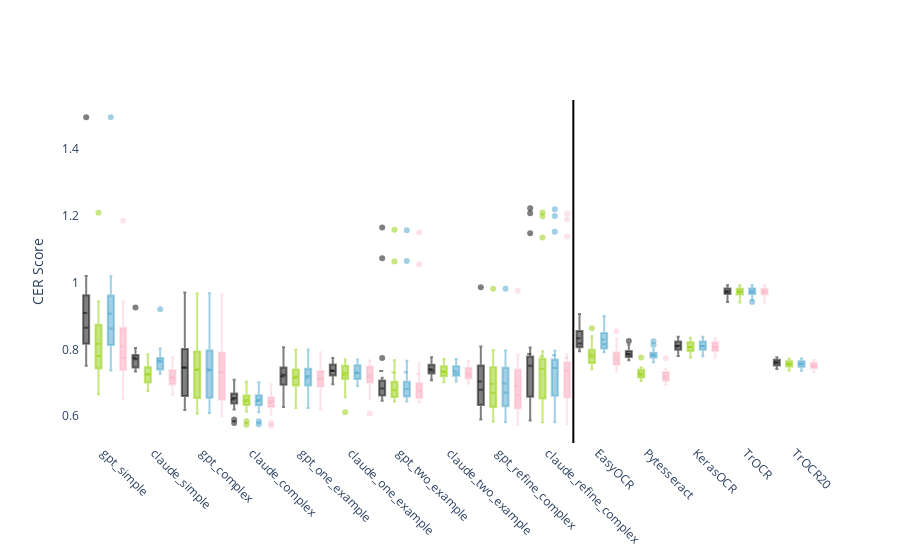

Notebook source saved alongside this figure:
### Code cell
import plotly.graph_objects as go
import pandas as pd

# Add 'source' column to differentiate datasets

cer_all['source'] = 'Only Stripped'
cer_lower['source'] = 'Lowered'
cer_unidecoded['source'] = 'Unidecoded'
cer_normalized['source'] = 'Normalized'

# Combine the datasets
combined_cer = pd.concat([cer_all, cer_lower, cer_unidecoded, cer_normalized])

# Define orders for the models and OCR methods
llm_order = ['gpt_simple', 'claude_simple', 'gpt_complex', 'claude_complex',
             'gpt_one_example', 'claude_one_example', 'gpt_two_example', 'claude_two_example',
             'gpt_refine_complex', 'claude_refine_complex']
ocr_order = ['EasyOCR', 'Pytesseract', 'KerasOCR', 'TrOCR']
ocr_ft_order = ['TrOCR20', 'TrOCR50']
model_order = llm_order + ocr_order + ocr_ft_order

# Define colors for each source
n3_color = "rgba(0,0,0, 0.5)"  # Gray
lower_color = "rgba(143,206,0, 0.5)"  # Green
unide_color = "rgba(67, 162, 202, 0.5)"  # Blue
norm_color = "rgba(250, 159, 181, 0.3)"  # Pink

# Mapping for source colors
source_colors = {
    'Only Stripped': n3_color,
    'Lowered': lower_color,
    'Unidecoded': unide_color,
    'Normalized': norm_color
}

# Create the figure
fig = go.Figure()

# Track the x-axis positions
x_positions = []
tick_labels = []

# Loop through models and sources
x_index = 0
for model in model_order:
    for source in ['Only Stripped', 'Lowered', 'Unidecoded', 'Normalized']:
        color = source_colors[source]
        # Add box plot trace
        fig.add_trace(go.Box(
            x=[x_index] * len(combined_cer[(combined_cer['model'] == model) & (combined_cer['source'] == source)]['cer']),
            y=combined_cer[(combined_cer['model'] == model) & (combined_cer['source'] == source)]['cer'],
            name=f"{model} ({source})",
            boxmean=True,
            marker=dict(color=color),
            showlegend=False
        ))
        x_positions.append(x_index)
        x_index += 1
    
    # Add the model label at the middle of the group
    tick_labels.append(model)

# Add legend entries manually for the sources
for source, color in source_colors.items():
    fig.add_trace(go.Box(
        y=[None],  # No data
        name=source,
        marker=dict(color=color),
        showlegend=False
    ))

# Update layout
fig.update_layout(
    # title='Comparison of CER Scores for Different Models (Lowered vs. Unidecoded vs. Normalized)',
    # xaxis_title='Model',
    yaxis_title='CER Score',
    # yaxis = dict(range=[-0.5, 2]),
    plot_bgcolor='rgba(0,0,0,0)',
    xaxis=dict(
        tickvals=[4 * i + 1.5 for i in range(len(model_order))],  # Center the label for each model
        ticktext=tick_labels,
        tickangle=45
    ),
    shapes=[
        dict(
            type="line",
            x0=len(llm_order) * 4 - 0.5,
            x1=len(llm_order) * 4 - 0.5,
            y0=0,
            y1=1,
            xref="x",
            yref="paper",
            line=dict(color="black", width=2)
        )
    ]
)

fig.show()

### Figure 1 — Plotly figure (JSON) as saved in the notebook; plotly's stock layout.template omitted (floating-point values rounded to 4 significant figures)
{"data": [{"boxmean": true, "marker": {"color": "rgba(0,0,0, 0.5)"}, "name": "gpt_simple (Only Stripped)", "showlegend": false, "type": "box", "x": [0, 0, 0, 0, 0, 0, 0, 0, 0, 0, 0, 0, 0, 0, 0, 0, 0, 0, 0], "y": [0.9216, 0.9777, 0.8649, 0.9545, 1.496, 0.7811, 0.8481, 0.8536, 0.9647, 0.7509, 0.9438, 0.8228, 0.8311, 0.8152, 1.02, 0.874, 0.8046, 0.9693, 0.7827]}, {"boxmean": true, "marker": {"color": "rgba(143,206,0, 0.5)"}, "name": "gpt_simple (Lowered)", "showlegend": false, "type": "box", "x": [1, 1, 1, 1, 1, 1, 1, 1, 1, 1, 1, 1, 1, 1, 1, 1, 1, 1, 1], "y": [0.7526, 0.9438, 0.8271, 0.8441, 1.21, 0.6971, 0.7804, 0.8323, 0.9009, 0.6654, 0.8742, 0.7601, 0.749, 0.7462, 0.873, 0.7366, 0.7418, 0.9049, 0.6848]}, {"boxmean": true, "marker": {"color": "rgba(67, 162, 202, 0.5)"}, "name": "gpt_simple (Unidecoded)", "showlegend": false, "type": "box", "x": [2, 2, 2, 2, 2, 2, 2, 2, 2, 2, 2, 2, 2, 2, 2, 2, 2, 2, 2], "y": [0.9216, 0.9777, 0.8628, 0.9533, 1.496, 0.7789, 0.8429, 0.8506, 0.9647, 0.7369, 0.9438, 0.8205, 0.8283, 0.8104, 1.019, 0.8735, 0.8029, 0.9688, 0.7758]}, {"boxmean": true, "marker": {"color": "rgba(250, 159, 181, 0.3)"}, "name": "gpt_simple (Normalized)", "showlegend": false, "type": "box", "x": [3, 3, 3, 3, 3, 3, 3, 3, 3, 3, 3, 3, 3, 3, 3, 3, 3, 3, 3], "y": [0.7426, 0.9438, 0.8255, 0.843, 1.186, 0.6871, 0.7742, 0.8293, 0.9, 0.6496, 0.8697, 0.7505, 0.7438, 0.7414, 0.8489, 0.7169, 0.7368, 0.9038, 0.6727]}, {"boxmean": true, "marker": {"color": "rgba(0,0,0, 0.5)"}, "name": "claude_simple (Only Stripped)", "showlegend": false, "type": "box", "x": [4, 4, 4, 4, 4, 4, 4, 4, 4, 4, 4, 4, 4, 4, 4, 4, 4, 4, 4], "y": [0.7721, 0.7421, 0.7401, 0.7426, 0.7435, 0.7839, 0.7653, 0.8045, 0.7869, 0.7937, 0.9258, 0.777, 0.7702, 0.7804, 0.7697, 0.7707, 0.7335, 0.7536, 0.7613]}, {"boxmean": true, "marker": {"color": "rgba(143,206,0, 0.5)"}, "name": "claude_simple (Lowered)", "showlegend": false, "type": "box", "x": [5, 5, 5, 5, 5, 5, 5, 5, 5, 5, 5, 5, 5, 5, 5, 5, 5, 5, 5], "y": [0.7193, 0.7341, 0.6813, 0.6748, 0.7361, 0.7358, 0.7003, 0.7578, 0.7274, 0.7857, 0.7787, 0.701, 0.6933, 0.7077, 0.7028, 0.7593, 0.7257, 0.7495, 0.6918]}, {"boxmean": true, "marker": {"color": "rgba(67, 162, 202, 0.5)"}, "name": "claude_simple (Unidecoded)", "showlegend": false, "type": "box", "x": [6, 6, 6, 6, 6, 6, 6, 6, 6, 6, 6, 6, 6, 6, 6, 6, 6, 6, 6], "y": [0.7632, 0.7341, 0.732, 0.7361, 0.7267, 0.7656, 0.7586, 0.803, 0.7815, 0.7839, 0.9202, 0.7756, 0.7639, 0.7704, 0.7657, 0.7567, 0.7285, 0.749, 0.7561]}, {"boxmean": true, "marker": {"color": "rgba(250, 159, 181, 0.3)"}, "name": "claude_simple (Normalized)", "showlegend": false, "type": "box", "x": [7, 7, 7, 7, 7, 7, 7, 7, 7, 7, 7, 7, 7, 7, 7, 7, 7, 7, 7], "y": [0.7093, 0.7272, 0.6731, 0.6649, 0.7187, 0.7164, 0.6941, 0.7538, 0.7206, 0.7753, 0.7624, 0.696, 0.687, 0.6962, 0.6978, 0.7438, 0.7196, 0.7417, 0.6819]}, {"boxmean": true, "marker": {"color": "rgba(0,0,0, 0.5)"}, "name": "gpt_complex (Only Stripped)", "showlegend": false, "type": "box", "x": [8, 8, 8, 8, 8, 8, 8, 8, 8, 8, 8, 8, 8, 8, 8, 8, 8, 8, 8], "y": [0.7476, 0.753, 0.6321, 0.9708, 0.8902, 0.7584, 0.7352, 0.8347, 0.6481, 0.6807, 0.8775, 0.8155, 0.6984, 0.6182, 0.7446, 0.6529, 0.7468, 0.7427, 0.6194]}, {"boxmean": true, "marker": {"color": "rgba(143,206,0, 0.5)"}, "name": "gpt_complex (Lowered)", "showlegend": false, "type": "box", "x": [9, 9, 9, 9, 9, 9, 9, 9, 9, 9, 9, 9, 9, 9, 9, 9, 9, 9, 9], "y": [0.7399, 0.7479, 0.6278, 0.9673, 0.8841, 0.7496, 0.7279, 0.8298, 0.6428, 0.6734, 0.8719, 0.8086, 0.6921, 0.6066, 0.7397, 0.6477, 0.7396, 0.7334, 0.6078]}, {"boxmean": true, "marker": {"color": "rgba(67, 162, 202, 0.5)"}, "name": "gpt_complex (Unidecoded)", "showlegend": false, "type": "box", "x": [10, 10, 10, 10, 10, 10, 10, 10, 10, 10, 10, 10, 10, 10, 10, 10, 10, 10, 10], "y": [0.7415, 0.749, 0.6234, 0.9685, 0.8855, 0.7496, 0.73, 0.8318, 0.6423, 0.6709, 0.8742, 0.8127, 0.695, 0.614, 0.7377, 0.6498, 0.7374, 0.7318, 0.6095]}, {"boxmean": true, "marker": {"color": "rgba(250, 159, 181, 0.3)"}, "name": "gpt_complex (Normalized)", "showlegend": false, "type": "box", "x": [11, 11, 11, 11, 11, 11, 11, 11, 11, 11, 11, 11, 11, 11, 11, 11, 11, 11, 11], "y": [0.7337, 0.7433, 0.617, 0.9644, 0.8788, 0.7402, 0.7211, 0.8263, 0.638, 0.6648, 0.8663, 0.8063, 0.687, 0.6008, 0.7338, 0.6436, 0.7301, 0.7214, 0.5997]}, {"boxmean": true, "marker": {"color": "rgba(0,0,0, 0.5)"}, "name": "claude_complex (Only Stripped)", "showlegend": false, "type": "box", "x": [12, 12, 12, 12, 12, 12, 12, 12, 12, 12, 12, 12, 12, 12, 12, 12, 12, 12, 12], "y": [0.6576, 0.6544, 0.6283, 0.6392, 0.7086, 0.6368, 0.6566, 0.6764, 0.6974, 0.6197, 0.6562, 0.6424, 0.6841, 0.6419, 0.6634, 0.641, 0.6691, 0.5894, 0.5794]}, {"boxmean": true, "marker": {"color": "rgba(143,206,0, 0.5)"}, "name": "claude_complex (Lowered)", "showlegend": false, "type": "box", "x": [13, 13, 13, 13, 13, 13, 13, 13, 13, 13, 13, 13, 13, 13, 13, 13, 13, 13, 13], "y": [0.6526, 0.6493, 0.624, 0.6328, 0.7026, 0.6335, 0.6498, 0.67, 0.6912, 0.6136, 0.6517, 0.6369, 0.6772, 0.6356, 0.659, 0.6364, 0.663, 0.5842, 0.5742]}, {"boxmean": true, "marker": {"color": "rgba(67, 162, 202, 0.5)"}, "name": "claude_complex (Unidecoded)", "showlegend": false, "type": "box", "x": [14, 14, 14, 14, 14, 14, 14, 14, 14, 14, 14, 14, 14, 14, 14, 14, 14, 14, 14], "y": [0.6543, 0.6533, 0.6256, 0.634, 0.7013, 0.6318, 0.6504, 0.6744, 0.6955, 0.6117, 0.65, 0.6397, 0.6789, 0.6398, 0.6599, 0.6369, 0.6635, 0.5847, 0.5753]}, {"boxmean": true, "marker": {"color": "rgba(250, 159, 181, 0.3)"}, "name": "claude_complex (Normalized)", "showlegend": false, "type": "box", "x": [15, 15, 15, 15, 15, 15, 15, 15, 15, 15, 15, 15, 15, 15, 15, 15, 15, 15, 15], "y": [0.6498, 0.6481, 0.6197, 0.6276, 0.6952, 0.6274, 0.6441, 0.6675, 0.6892, 0.605, 0.6455, 0.6337, 0.672, 0.6319, 0.6555, 0.6307, 0.6569, 0.5795, 0.5707]}, {"boxmean": true, "marker": {"color": "rgba(0,0,0, 0.5)"}, "name": "gpt_one_example (Only Stripped)", "showlegend": false, "type": "box", "x": [16, 16, 16, 16, 16, 16, 16, 16, 16, 16, 16, 16, 16, 16, 16, 16, 16, 16], "y": [0.7454, 0.7312, 0.7239, 0.7239, 0.8064, 0.7291, 0.704, 0.6943, 0.6747, 0.66, 0.6483, 0.7976, 0.7553, 0.7578, 0.6271, 0.7079, 0.7079, 0.7451]}, {"boxmean": true, "marker": {"color": "rgba(143,206,0, 0.5)"}, "name": "gpt_one_example (Lowered)", "showlegend": false, "type": "box", "x": [17, 17, 17, 17, 17, 17, 17, 17, 17, 17, 17, 17, 17, 17, 17, 17, 17, 17], "y": [0.7399, 0.7255, 0.7202, 0.7163, 0.7991, 0.7247, 0.7008, 0.6913, 0.6723, 0.6587, 0.6438, 0.7912, 0.7501, 0.7514, 0.624, 0.6996, 0.7048, 0.7375]}, {"boxmean": true, "marker": {"color": "rgba(67, 162, 202, 0.5)"}, "name": "gpt_one_example (Unidecoded)", "showlegend": false, "type": "box", "x": [18, 18, 18, 18, 18, 18, 18, 18, 18, 18, 18, 18, 18, 18, 18, 18, 18, 18], "y": [0.7415, 0.7289, 0.7218, 0.718, 0.7997, 0.7275, 0.7003, 0.6913, 0.6728, 0.6551, 0.6466, 0.7962, 0.7501, 0.7536, 0.6245, 0.6985, 0.7053, 0.7375]}, {"boxmean": true, "marker": {"color": "rgba(250, 159, 181, 0.3)"}, "name": "gpt_one_example (Normalized)", "showlegend": false, "type": "box", "x": [19, 19, 19, 19, 19, 19, 19, 19, 19, 19, 19, 19, 19, 19, 19, 19, 19, 19], "y": [0.7349, 0.7226, 0.718, 0.7104, 0.7917, 0.7214, 0.6956, 0.6888, 0.6709, 0.6538, 0.6421, 0.7889, 0.7438, 0.7478, 0.6204, 0.6907, 0.7022, 0.7289]}, {"boxmean": true, "marker": {"color": "rgba(0,0,0, 0.5)"}, "name": "claude_one_example (Only Stripped)", "showlegend": false, "type": "box", "x": [20, 20, 20, 20, 20, 20, 20, 20, 20, 20, 20, 20, 20, 20, 20, 20, 20, 20], "y": [0.7393, 0.7123, 0.7272, 0.6953, 0.7214, 0.7689, 0.7482, 0.7548, 0.7738, 0.7259, 0.7326, 0.7614, 0.7599, 0.732, 0.7376, 0.7096, 0.7438, 0.7178]}, {"boxmean": true, "marker": {"color": "rgba(143,206,0, 0.5)"}, "name": "claude_one_example (Lowered)", "showlegend": false, "type": "box", "x": [21, 21, 21, 21, 21, 21, 21, 21, 21, 21, 21, 21, 21, 21, 21, 21, 21, 21], "y": [0.7321, 0.706, 0.7218, 0.6112, 0.712, 0.7645, 0.7435, 0.7509, 0.7699, 0.7173, 0.7264, 0.7537, 0.7542, 0.6567, 0.733, 0.7029, 0.7386, 0.7109]}, {"boxmean": true, "marker": {"color": "rgba(67, 162, 202, 0.5)"}, "name": "claude_one_example (Unidecoded)", "showlegend": false, "type": "box", "x": [22, 22, 22, 22, 22, 22, 22, 22, 22, 22, 22, 22, 22, 22, 22, 22, 22, 22], "y": [0.731, 0.706, 0.7202, 0.69, 0.7113, 0.7606, 0.7409, 0.7524, 0.7699, 0.7179, 0.7258, 0.7582, 0.7547, 0.7251, 0.7309, 0.7068, 0.7354, 0.708]}, {"boxmean": true, "marker": {"color": "rgba(250, 159, 181, 0.3)"}, "name": "claude_one_example (Normalized)", "showlegend": false, "type": "box", "x": [23, 23, 23, 23, 23, 23, 23, 23, 23, 23, 23, 23, 23, 23, 23, 23, 23, 23], "y": [0.7237, 0.7003, 0.7142, 0.6077, 0.704, 0.7557, 0.7341, 0.7484, 0.7666, 0.71, 0.7208, 0.75, 0.7484, 0.6519, 0.7268, 0.7007, 0.7297, 0.7005]}, {"boxmean": true, "marker": {"color": "rgba(0,0,0, 0.5)"}, "name": "gpt_two_example (Only Stripped)", "showlegend": false, "type": "box", "x": [24, 24, 24, 24, 24, 24, 24, 24, 24, 24, 24, 24, 24, 24, 24, 24, 24], "y": [0.6509, 0.6539, 0.6796, 0.7151, 0.7743, 0.6993, 0.7034, 0.6665, 0.6883, 1.165, 0.6629, 0.6461, 1.073, 0.6962, 0.683, 0.6819, 0.6576]}, {"boxmean": true, "marker": {"color": "rgba(143,206,0, 0.5)"}, "name": "gpt_two_example (Lowered)", "showlegend": false, "type": "box", "x": [25, 25, 25, 25, 25, 25, 25, 25, 25, 25, 25, 25, 25, 25, 25, 25, 25], "y": [0.6487, 0.6481, 0.6764, 0.7116, 0.7676, 0.6965, 0.7003, 0.661, 0.6858, 1.159, 0.659, 0.6438, 1.064, 0.693, 0.6763, 0.6772, 0.653]}, {"boxmean": true, "marker": {"color": "rgba(67, 162, 202, 0.5)"}, "name": "gpt_two_example (Unidecoded)", "showlegend": false, "type": "box", "x": [26, 26, 26, 26, 26, 26, 26, 26, 26, 26, 26, 26, 26, 26, 26, 26, 26], "y": [0.6481, 0.6521, 0.6786, 0.7128, 0.7656, 0.6965, 0.6998, 0.663, 0.6873, 1.158, 0.6596, 0.6438, 1.065, 0.694, 0.6813, 0.6783, 0.6559]}, {"boxmean": true, "marker": {"color": "rgba(250, 159, 181, 0.3)"}, "name": "gpt_two_example (Normalized)", "showlegend": false, "type": "box", "x": [27, 27, 27, 27, 27, 27, 27, 27, 27, 27, 27, 27, 27, 27, 27, 27, 27], "y": [0.6459, 0.647, 0.6753, 0.7069, 0.7582, 0.6932, 0.6951, 0.6581, 0.6854, 1.15, 0.6551, 0.6415, 1.055, 0.6919, 0.6741, 0.6741, 0.6512]}, {"boxmean": true, "marker": {"color": "rgba(0,0,0, 0.5)"}, "name": "claude_two_example (Only Stripped)", "showlegend": false, "type": "box", "x": [28, 28, 28, 28, 28, 28, 28, 28, 28, 28, 28, 28, 28, 28, 28, 28, 28], "y": [0.7365, 0.7249, 0.7288, 0.721, 0.7294, 0.7767, 0.7388, 0.7484, 0.7757, 0.7332, 0.7281, 0.7614, 0.7611, 0.752, 0.7074, 0.7495, 0.7167]}, {"boxmean": true, "marker": {"color": "rgba(143,206,0, 0.5)"}, "name": "claude_two_example (Lowered)", "showlegend": false, "type": "box", "x": [29, 29, 29, 29, 29, 29, 29, 29, 29, 29, 29, 29, 29, 29, 29, 29, 29], "y": [0.7315, 0.7169, 0.7223, 0.7163, 0.7207, 0.7711, 0.7352, 0.7434, 0.7714, 0.7234, 0.7213, 0.7532, 0.7553, 0.7478, 0.7013, 0.7422, 0.7086]}, {"boxmean": true, "marker": {"color": "rgba(67, 162, 202, 0.5)"}, "name": "claude_two_example (Unidecoded)", "showlegend": false, "type": "box", "x": [30, 30, 30, 30, 30, 30, 30, 30, 30, 30, 30, 30, 30, 30, 30, 30, 30], "y": [0.7276, 0.7186, 0.7212, 0.7163, 0.722, 0.7695, 0.7347, 0.7444, 0.7709, 0.7271, 0.723, 0.7578, 0.757, 0.7467, 0.7035, 0.7427, 0.7115]}, {"boxmean": true, "marker": {"color": "rgba(250, 159, 181, 0.3)"}, "name": "claude_two_example (Normalized)", "showlegend": false, "type": "box", "x": [31, 31, 31, 31, 31, 31, 31, 31, 31, 31, 31, 31, 31, 31, 31, 31, 31], "y": [0.7226, 0.7089, 0.7137, 0.7093, 0.7133, 0.7645, 0.7294, 0.7385, 0.7661, 0.7167, 0.7163, 0.75, 0.7519, 0.743, 0.6974, 0.7344, 0.7028]}, {"boxmean": true, "marker": {"color": "rgba(0,0,0, 0.5)"}, "name": "gpt_refine_complex (Only Stripped)", "showlegend": false, "type": "box", "x": [32, 32, 32, 32, 32, 32, 32, 32, 32, 32, 32, 32, 32, 32, 32, 32, 32, 32, 32], "y": [0.7471, 0.6235, 0.7277, 0.5896, 0.6618, 0.6733, 0.679, 0.6799, 0.6129, 0.9866, 0.7579, 0.7532, 0.7645, 0.664, 0.6762, 0.6105, 0.744, 0.8087, 0.6153]}, {"boxmean": true, "marker": {"color": "rgba(143,206,0, 0.5)"}, "name": "gpt_refine_complex (Lowered)", "showlegend": false, "type": "box", "x": [33, 33, 33, 33, 33, 33, 33, 33, 33, 33, 33, 33, 33, 33, 33, 33, 33, 33, 33], "y": [0.7393, 0.6189, 0.7239, 0.5826, 0.6551, 0.6656, 0.6696, 0.6725, 0.608, 0.9817, 0.75, 0.7482, 0.7565, 0.6535, 0.6673, 0.6049, 0.7401, 0.7978, 0.6043]}, {"boxmean": true, "marker": {"color": "rgba(67, 162, 202, 0.5)"}, "name": "gpt_refine_complex (Unidecoded)", "showlegend": false, "type": "box", "x": [34, 34, 34, 34, 34, 34, 34, 34, 34, 34, 34, 34, 34, 34, 34, 34, 34, 34, 34], "y": [0.7415, 0.6212, 0.7212, 0.582, 0.6537, 0.6705, 0.6712, 0.671, 0.6075, 0.9817, 0.7517, 0.7459, 0.7582, 0.6567, 0.6688, 0.6085, 0.7396, 0.7968, 0.606]}, {"boxmean": true, "marker": {"color": "rgba(250, 159, 181, 0.3)"}, "name": "gpt_refine_complex (Normalized)", "showlegend": false, "type": "box", "x": [35, 35, 35, 35, 35, 35, 35, 35, 35, 35, 35, 35, 35, 35, 35, 35, 35, 35, 35], "y": [0.7337, 0.6155, 0.7169, 0.575, 0.6457, 0.6628, 0.6602, 0.664, 0.6017, 0.9756, 0.7444, 0.7413, 0.7501, 0.6451, 0.6599, 0.6028, 0.7351, 0.7848, 0.5962]}, {"boxmean": true, "marker": {"color": "rgba(0,0,0, 0.5)"}, "name": "claude_refine_complex (Only Stripped)", "showlegend": false, "type": "box", "x": [36, 36, 36, 36, 36, 36, 36, 36, 36, 36, 36, 36, 36, 36, 36, 36, 36, 36, 36], "y": [0.771, 0.6544, 0.6699, 0.6918, 0.781, 0.7507, 0.7477, 0.6983, 0.6467, 0.7515, 1.208, 0.7711, 1.223, 0.7551, 0.6457, 0.8053, 1.148, 0.5868, 0.635]}, {"boxmean": true, "marker": {"color": "rgba(143,206,0, 0.5)"}, "name": "claude_refine_complex (Lowered)", "showlegend": false, "type": "box", "x": [37, 37, 37, 37, 37, 37, 37, 37, 37, 37, 37, 37, 37, 37, 37, 37, 37, 37, 37], "y": [0.766, 0.6487, 0.6661, 0.6877, 0.7736, 0.7418, 0.7435, 0.6938, 0.6404, 0.7418, 1.199, 0.7665, 1.21, 0.7488, 0.6393, 0.7944, 1.135, 0.5816, 0.6292]}, {"boxmean": true, "marker": {"color": "rgba(67, 162, 202, 0.5)"}, "name": "claude_refine_complex (Unidecoded)", "showlegend": false, "type": "box", "x": [38, 38, 38, 38, 38, 38, 38, 38, 38, 38, 38, 38, 38, 38, 38, 38, 38, 38, 38], "y": [0.7632, 0.6585, 0.6672, 0.6924, 0.7709, 0.7441, 0.7414, 0.6963, 0.6443, 0.7479, 1.2, 0.7656, 1.22, 0.7504, 0.6457, 0.796, 1.153, 0.5816, 0.6333]}, {"boxmean": true, "marker": {"color": "rgba(250, 159, 181, 0.3)"}, "name": "claude_refine_complex (Normalized)", "showlegend": false, "type": "box", "x": [39, 39, 39, 39, 39, 39, 39, 39, 39, 39, 39, 39, 39, 39, 39, 39, 39, 39, 39], "y": [0.7582, 0.6533, 0.6629, 0.6871, 0.7622, 0.7324, 0.7367, 0.6918, 0.637, 0.7357, 1.19, 0.7601, 1.207, 0.7441, 0.6398, 0.7846, 1.138, 0.5759, 0.628]}, {"boxmean": true, "marker": {"color": "rgba(0,0,0, 0.5)"}, "name": "EasyOCR (Only Stripped)", "showlegend": false, "type": "box", "x": [40, 40, 40, 40, 40, 40, 40, 40, 40, 40, 40, 40, 40, 40, 40, 40, 40, 40, 40], "y": [0.8449, 0.8304, 0.8147, 0.8348, 0.9062, 0.7993, 0.8403, 0.8069, 0.7956, 0.8584, 0.8921, 0.8059, 0.8782, 0.8052, 0.8174, 0.8166, 0.8806, 0.7942, 0.8094]}, {"boxmean": true, "marker": {"color": "rgba(143,206,0, 0.5)"}, "name": "EasyOCR (Lowered)", "showlegend": false, "type": "box", "x": [41, 41, 41, 41, 41, 41, 41, 41, 41, 41, 41, 41, 41, 41, 41, 41, 41, 41, 41], "y": [0.7893, 0.7868, 0.7655, 0.7817, 0.8634, 0.7485, 0.7872, 0.7782, 0.7496, 0.8022, 0.8393, 0.7587, 0.8346, 0.7604, 0.7721, 0.7691, 0.8257, 0.7406, 0.7567]}, {"boxmean": true, "marker": {"color": "rgba(67, 162, 202, 0.5)"}, "name": "EasyOCR (Unidecoded)", "showlegend": false, "type": "box", "x": [42, 42, 42, 42, 42, 42, 42, 42, 42, 42, 42, 42, 42, 42, 42, 42, 42, 42, 42], "y": [0.8421, 0.8241, 0.8109, 0.8301, 0.9002, 0.7933, 0.8361, 0.8025, 0.7927, 0.851, 0.8916, 0.8022, 0.8771, 0.8025, 0.8125, 0.8151, 0.8778, 0.7916, 0.8065]}, {"boxmean": true, "marker": {"color": "rgba(250, 159, 181, 0.3)"}, "name": "EasyOCR (Normalized)", "showlegend": false, "type": "box", "x": [43, 43, 43, 43, 43, 43, 43, 43, 43, 43, 43, 43, 43, 43, 43, 43, 43, 43, 43], "y": [0.7854, 0.7788, 0.759, 0.7741, 0.854, 0.738, 0.7794, 0.7692, 0.7448, 0.7937, 0.8309, 0.7546, 0.8317, 0.7525, 0.7667, 0.7681, 0.8207, 0.7339, 0.7532]}, {"boxmean": true, "marker": {"color": "rgba(0,0,0, 0.5)"}, "name": "Pytesseract (Only Stripped)", "showlegend": false, "type": "box", "x": [44, 44, 44, 44, 44, 44, 44, 44, 44, 44, 44, 44, 44, 44, 44, 44, 44, 44, 44], "y": [0.7843, 0.7771, 0.7958, 0.7677, 0.8138, 0.7905, 0.7877, 0.7866, 0.7724, 0.7772, 0.782, 0.7779, 0.8001, 0.7936, 0.7968, 0.781, 0.8251, 0.7682, 0.7735]}, {"boxmean": true, "marker": {"color": "rgba(143,206,0, 0.5)"}, "name": "Pytesseract (Lowered)", "showlegend": false, "type": "box", "x": [45, 45, 45, 45, 45, 45, 45, 45, 45, 45, 45, 45, 45, 45, 45, 45, 45, 45, 45], "y": [0.7221, 0.71, 0.7185, 0.7081, 0.7153, 0.7236, 0.7326, 0.7365, 0.7279, 0.7057, 0.7174, 0.7463, 0.7427, 0.7393, 0.7406, 0.735, 0.7757, 0.7053, 0.7167]}, {"boxmean": true, "marker": {"color": "rgba(67, 162, 202, 0.5)"}, "name": "Pytesseract (Unidecoded)", "showlegend": false, "type": "box", "x": [46, 46, 46, 46, 46, 46, 46, 46, 46, 46, 46, 46, 46, 46, 46, 46, 46, 46, 46], "y": [0.7793, 0.7754, 0.7893, 0.7612, 0.8131, 0.7861, 0.7856, 0.7841, 0.7666, 0.7759, 0.7815, 0.7756, 0.7995, 0.7899, 0.7928, 0.7769, 0.824, 0.7625, 0.7683]}, {"boxmean": true, "marker": {"color": "rgba(250, 159, 181, 0.3)"}, "name": "Pytesseract (Normalized)", "showlegend": false, "type": "box", "x": [47, 47, 47, 47, 47, 47, 47, 47, 47, 47, 47, 47, 47, 47, 47, 47, 47, 47, 47], "y": [0.7098, 0.7077, 0.711, 0.6994, 0.704, 0.7131, 0.7274, 0.7295, 0.7221, 0.6996, 0.7107, 0.7413, 0.7398, 0.7325, 0.7338, 0.7299, 0.7735, 0.6939, 0.7057]}, {"boxmean": true, "marker": {"color": "rgba(0,0,0, 0.5)"}, "name": "KerasOCR (Only Stripped)", "showlegend": false, "type": "box", "x": [48, 48, 48, 48, 48, 48, 48, 48, 48, 48, 48, 48, 48, 48, 48, 48, 48, 48, 48], "y": [0.7993, 0.8074, 0.8271, 0.8039, 0.791, 0.8308, 0.7986, 0.8238, 0.8381, 0.801, 0.7798, 0.8251, 0.7829, 0.811, 0.8105, 0.8166, 0.7901, 0.8238, 0.8227]}, {"boxmean": true, "marker": {"color": "rgba(143,206,0, 0.5)"}, "name": "KerasOCR (Lowered)", "showlegend": false, "type": "box", "x": [49, 49, 49, 49, 49, 49, 49, 49, 49, 49, 49, 49, 49, 49, 49, 49, 49, 49, 49], "y": [0.7943, 0.8029, 0.8244, 0.8009, 0.787, 0.8264, 0.796, 0.8199, 0.8347, 0.7961, 0.7753, 0.8219, 0.7783, 0.8067, 0.8071, 0.813, 0.7873, 0.8212, 0.821]}, {"boxmean": true, "marker": {"color": "rgba(67, 162, 202, 0.5)"}, "name": "KerasOCR (Unidecoded)", "showlegend": false, "type": "box", "x": [50, 50, 50, 50, 50, 50, 50, 50, 50, 50, 50, 50, 50, 50, 50, 50, 50, 50, 50], "y": [0.7988, 0.8069, 0.8271, 0.8039, 0.7904, 0.8308, 0.7986, 0.8238, 0.8376, 0.8004, 0.7792, 0.8251, 0.7823, 0.811, 0.81, 0.8166, 0.7896, 0.8238, 0.8227]}, {"boxmean": true, "marker": {"color": "rgba(250, 159, 181, 0.3)"}, "name": "KerasOCR (Normalized)", "showlegend": false, "type": "box", "x": [51, 51, 51, 51, 51, 51, 51, 51, 51, 51, 51, 51, 51, 51, 51, 51, 51, 51, 51], "y": [0.7943, 0.8017, 0.8244, 0.8004, 0.7863, 0.8259, 0.796, 0.8199, 0.8342, 0.7949, 0.7753, 0.8219, 0.7771, 0.8067, 0.8071, 0.813, 0.7873, 0.8212, 0.8204]}, {"boxmean": true, "marker": {"color": "rgba(0,0,0, 0.5)"}, "name": "TrOCR (Only Stripped)", "showlegend": false, "type": "box", "x": [52, 52, 52, 52, 52, 52, 52, 52, 52, 52, 52, 52, 52, 52, 52, 52, 52, 52, 52], "y": [0.9794, 0.9587, 0.9854, 0.9831, 0.99, 0.9724, 0.9422, 0.9737, 0.9923, 0.9664, 0.9736, 0.9611, 0.9707, 0.9842, 0.9478, 0.9814, 0.9806, 0.9782, 0.9664]}, {"boxmean": true, "marker": {"color": "rgba(143,206,0, 0.5)"}, "name": "TrOCR (Lowered)", "showlegend": false, "type": "box", "x": [53, 53, 53, 53, 53, 53, 53, 53, 53, 53, 53, 53, 53, 53, 53, 53, 53, 53, 53], "y": [0.9794, 0.9582, 0.9854, 0.9825, 0.99, 0.9701, 0.9407, 0.9737, 0.9923, 0.9646, 0.9725, 0.9606, 0.9701, 0.9837, 0.9439, 0.9809, 0.98, 0.9777, 0.9658]}, {"boxmean": true, "marker": {"color": "rgba(67, 162, 202, 0.5)"}, "name": "TrOCR (Unidecoded)", "showlegend": false, "type": "box", "x": [54, 54, 54, 54, 54, 54, 54, 54, 54, 54, 54, 54, 54, 54, 54, 54, 54, 54, 54], "y": [0.9794, 0.9587, 0.9854, 0.9831, 0.99, 0.9724, 0.9417, 0.9737, 0.9923, 0.9664, 0.9736, 0.9611, 0.9707, 0.9842, 0.9478, 0.9814, 0.9806, 0.9782, 0.9664]}, {"boxmean": true, "marker": {"color": "rgba(250, 159, 181, 0.3)"}, "name": "TrOCR (Normalized)", "showlegend": false, "type": "box", "x": [55, 55, 55, 55, 55, 55, 55, 55, 55, 55, 55, 55, 55, 55, 55, 55, 55, 55, 55], "y": [0.9794, 0.9582, 0.9854, 0.9825, 0.99, 0.9701, 0.9402, 0.9737, 0.9923, 0.9646, 0.9725, 0.9606, 0.9701, 0.9837, 0.9439, 0.9809, 0.98, 0.9777, 0.9658]}, {"boxmean": true, "marker": {"color": "rgba(0,0,0, 0.5)"}, "name": "TrOCR20 (Only Stripped)", "showlegend": false, "type": "box", "x": [56, 56, 56, 56, 56, 56, 56, 56, 56, 56, 56, 56, 56, 56, 56, 56], "y": [0.7593, 0.7414, 0.7468, 0.7623, 0.7653, 0.7767, 0.7497, 0.7579, 0.7761, 0.7542, 0.7672, 0.7697, 0.7727, 0.7486, 0.7682, 0.7584]}, {"boxmean": true, "marker": {"color": "rgba(143,206,0, 0.5)"}, "name": "TrOCR20 (Lowered)", "showlegend": false, "type": "box", "x": [57, 57, 57, 57, 57, 57, 57, 57, 57, 57, 57, 57, 57, 57, 57, 57], "y": [0.7532, 0.7367, 0.7401, 0.7579, 0.7601, 0.7712, 0.746, 0.7528, 0.7715, 0.7513, 0.7609, 0.7657, 0.765, 0.7431, 0.764, 0.7526]}, {"boxmean": true, "marker": {"color": "rgba(67, 162, 202, 0.5)"}, "name": "TrOCR20 (Unidecoded)", "showlegend": false, "type": "box", "x": [58, 58, 58, 58, 58, 58, 58, 58, 58, 58, 58, 58, 58, 58, 58, 58], "y": [0.756, 0.7361, 0.7388, 0.7584, 0.7607, 0.7712, 0.7436, 0.7517, 0.7729, 0.7507, 0.7636, 0.7657, 0.7676, 0.7444, 0.7635, 0.7509]}, {"boxmean": true, "marker": {"color": "rgba(250, 159, 181, 0.3)"}, "name": "TrOCR20 (Normalized)", "showlegend": false, "type": "box", "x": [59, 59, 59, 59, 59, 59, 59, 59, 59, 59, 59, 59, 59, 59, 59, 59], "y": [0.7499, 0.732, 0.7334, 0.7535, 0.7565, 0.7648, 0.7418, 0.7478, 0.7683, 0.7467, 0.7583, 0.7618, 0.7603, 0.737, 0.7599, 0.7445]}, {"boxmean": true, "marker": {"color": "rgba(0,0,0, 0.5)"}, "name": "TrOCR50 (Only Stripped)", "showlegend": false, "type": "box", "x": [], "y": []}, {"boxmean": true, "marker": {"color": "rgba(143,206,0, 0.5)"}, "name": "TrOCR50 (Lowered)", "showlegend": false, "type": "box", "x": [], "y": []}, {"boxmean": true, "marker": {"color": "rgba(67, 162, 202, 0.5)"}, "name": "TrOCR50 (Unidecoded)", "showlegend": false, "type": "box", "x": [], "y": []}, {"boxmean": true, "marker": {"color": "rgba(250, 159, 181, 0.3)"}, "name": "TrOCR50 (Normalized)", "showlegend": false, "type": "box", "x": [], "y": []}, {"marker": {"color": "rgba(0,0,0, 0.5)"}, "name": "Only Stripped", "showlegend": false, "type": "box", "y": [null]}, {"marker": {"color": "rgba(143,206,0, 0.5)"}, "name": "Lowered", "showlegend": false, "type": "box", "y": [null]}, {"marker": {"color": "rgba(67, 162, 202, 0.5)"}, "name": "Unidecoded", "showlegend": false, "type": "box", "y": [null]}, {"marker": {"color": "rgba(250, 159, 181, 0.3)"}, "name": "Normalized", "showlegend": false, "type": "box", "y": [null]}], "layout": {"plot_bgcolor": "rgba(0,0,0,0)", "shapes": [{"line": {"color": "black", "width": 2}, "type": "line", "x0": 39.5, "x1": 39.5, "xref": "x", "y0": 0, "y1": 1, "yref": "paper"}], "xaxis": {"tickangle": 45, "ticktext": ["gpt_simple", "claude_simple", "gpt_complex", "claude_complex", "gpt_one_example", "claude_one_example", "gpt_two_example", "claude_two_example", "gpt_refine_complex", "claude_refine_complex", "EasyOCR", "Pytesseract", "KerasOCR", "TrOCR", "TrOCR20", "TrOCR50"], "tickvals": [1.5, 5.5, 9.5, 13.5, 17.5, 21.5, 25.5, 29.5, 33.5, 37.5, 41.5, 45.5, 49.5, 53.5, 57.5, 61.5]}, "yaxis": {"title": {"text": "CER Score"}}}}
